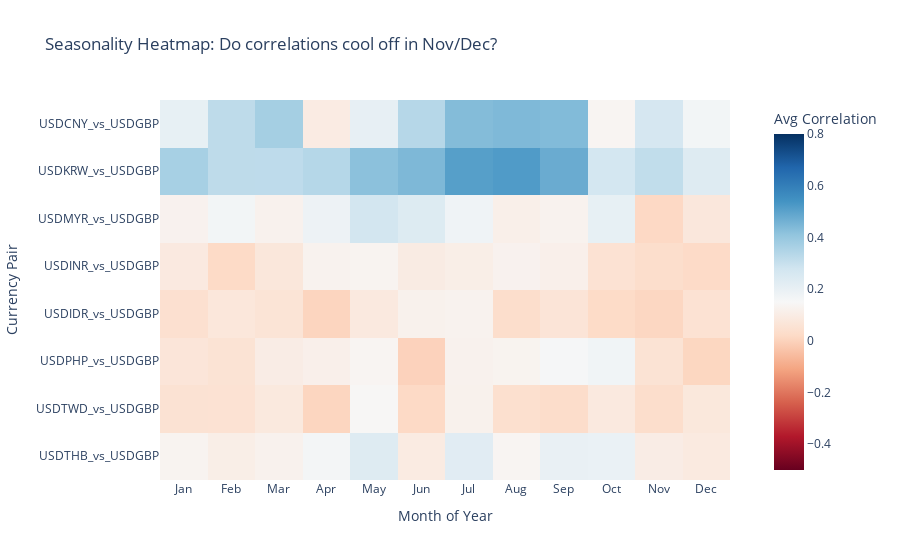

The code cell stored with this chart in its notebook:
### Code cell
# correlation ag gbp

# 1. Create a Month column
daily_corr['Month'] = daily_corr.index.month

# 2. Group by Month and take the average (Aggregating all years together)
# This creates a "Typical Year" profile for each currency
seasonality_matrix = daily_corr.groupby('Month')[usdgbp_cols].mean().T

# 3. Plot Heatmap
fig = px.imshow(seasonality_matrix,
                labels=dict(x="Month of Year", y="Currency Pair", color="Avg Correlation"),
                x=['Jan', 'Feb', 'Mar', 'Apr', 'May', 'Jun', 'Jul', 'Aug', 'Sep', 'Oct', 'Nov', 'Dec'],
                color_continuous_scale='RdBu', # Red=High Corr, Blue=Inverse/Low
                zmin=-0.5, zmax=0.8, # Lock scale to see contrast
                title="Seasonality Heatmap: Do correlations cool off in Nov/Dec?")

fig.show()

### Figure 1 — Plotly figure (JSON) as saved in the notebook; plotly's stock layout.template omitted (floating-point values rounded to 4 significant figures)
{"data": [{"coloraxis": "coloraxis", "hovertemplate": "Month of Year: %{x}<br>Currency Pair: %{y}<br>Avg Correlation: %{z}<extra></extra>", "name": "0", "type": "heatmap", "x": ["Jan", "Feb", "Mar", "Apr", "May", "Jun", "Jul", "Aug", "Sep", "Oct", "Nov", "Dec"], "xaxis": "x", "y": ["USDCNY_vs_USDGBP", "USDKRW_vs_USDGBP", "USDMYR_vs_USDGBP", "USDINR_vs_USDGBP", "USDIDR_vs_USDGBP", "USDPHP_vs_USDGBP", "USDTWD_vs_USDGBP", "USDTHB_vs_USDGBP"], "yaxis": "y", "z": [[0.2036, 0.3202, 0.371, 0.09551, 0.2059, 0.336, 0.4326, 0.4411, 0.4358, 0.1356, 0.2643, 0.1673], [0.3662, 0.3202, 0.3192, 0.337, 0.42, 0.4431, 0.509, 0.5179, 0.4764, 0.2681, 0.3136, 0.2339], [0.1244, 0.1654, 0.1226, 0.1836, 0.2726, 0.2385, 0.176, 0.1128, 0.1246, 0.204, 0.01579, 0.07758], [0.08656, 0.01972, 0.07477, 0.1256, 0.131, 0.09615, 0.1063, 0.1245, 0.1148, 0.05159, 0.03414, 0.02171], [0.04389, 0.07349, 0.06083, 0.005027, 0.08629, 0.1213, 0.1263, 0.03399, 0.06261, 0.02351, 0.01131, 0.05131], [0.06747, 0.05508, 0.1004, 0.1135, 0.1375, -0.001445, 0.1237, 0.1292, 0.157, 0.1743, 0.05536, 0.009411], [0.0534, 0.05177, 0.08319, 0.007662, 0.1445, 0.01833, 0.12, 0.04119, 0.03098, 0.08479, 0.03253, 0.07819], [0.132, 0.1067, 0.1226, 0.1636, 0.2365, 0.09253, 0.2264, 0.1359, 0.1986, 0.1957, 0.1007, 0.08749]]}], "layout": {"coloraxis": {"cmax": 0.8, "cmin": -0.5, "colorbar": {"title": {"text": "Avg Correlation"}}, "colorscale": [[0, "rgb(103,0,31)"], [0.1, "rgb(178,24,43)"], [0.2, "rgb(214,96,77)"], [0.3, "rgb(244,165,130)"], [0.4, "rgb(253,219,199)"], [0.5, "rgb(247,247,247)"], [0.6, "rgb(209,229,240)"], [0.7, "rgb(146,197,222)"], [0.8, "rgb(67,147,195)"], [0.9, "rgb(33,102,172)"], [1, "rgb(5,48,97)"]]}, "title": {"text": "Seasonality Heatmap: Do correlations cool off in Nov/Dec?"}, "xaxis": {"anchor": "y", "constrain": "domain", "domain": [0, 1], "scaleanchor": "y", "title": {"text": "Month of Year"}}, "yaxis": {"anchor": "x", "autorange": "reversed", "constrain": "domain", "domain": [0, 1], "title": {"text": "Currency Pair"}}}}
